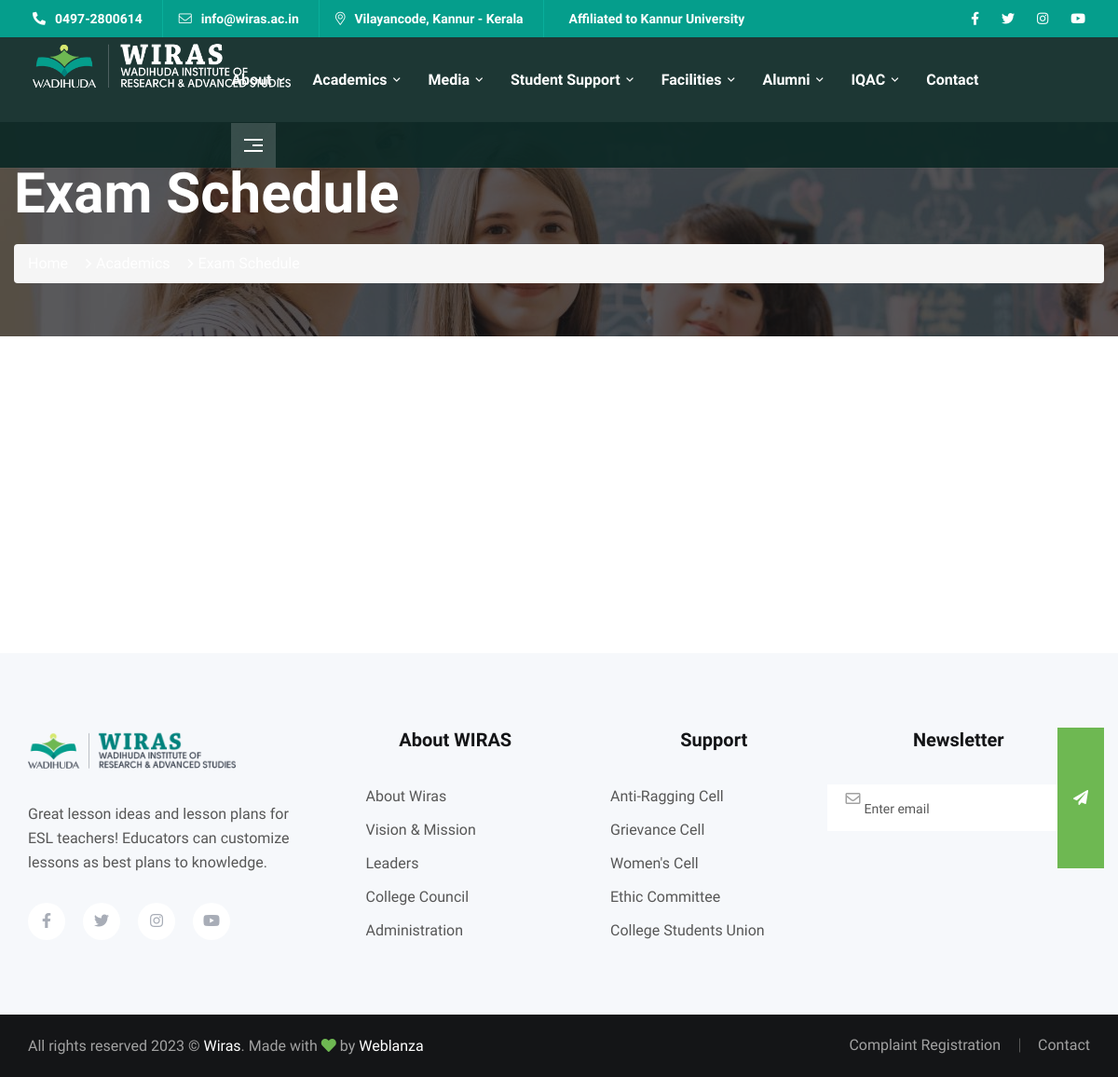
Before: /exam-schedule/ with the older database file.
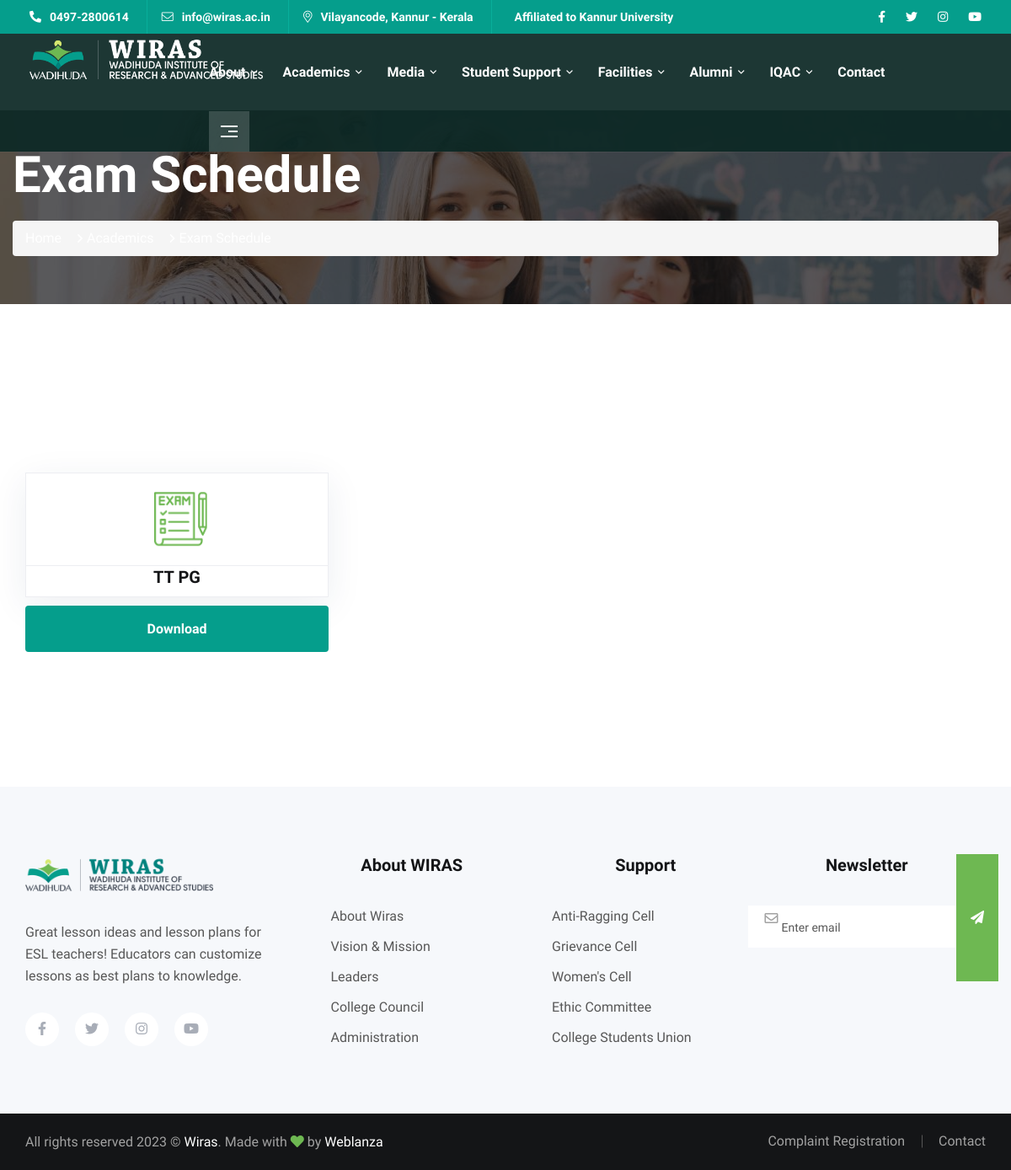
After: the same page with the newer database file.
### Core/models.py (models this page shows, shortened)
class Exam_Schedules(models.Model):
    Date = models.DateField(auto_now_add=True)
    Status = models.IntegerField(default=1)
    Title = models.CharField(max_length=100)
    Schedule = models.FileField(upload_to='exam_schedules')

### FrontPage/views.py (the view)
# urls.py: path('exam-schedule/',views.exam_schedule,name='exam-schedule'),
def exam_schedule(request):
    schedules = Exam_Schedules.objects.filter(Status=1)
    return render(request,'frontpage/exam-schedule.html',{'schedules':schedules})

### FrontPage/context_processors.py (called while the page is built)
def extras(request):
    departments = Department.objects.filter(Status=1)
    date = datetime.today()
    year = date.year
    return {'departments':departments,'year':year}

### templates/frontpage/exam-schedule.html (shortened to what this page needs)
{% extends 'frontpage/base.html' %}
{% load static %}
   {% block content %}
   {% include 'frontpage/header.html' %}
    <main>
        <div class="hero-arera course-item-height" data-background="{% static 'assets/img/slider/course-slider.jpg' %}">
         <div class="container">
            <div class="row">
               <div class="col-xl-12">
                  <div class="hero-course-1-text">
                     <h2>Exam Schedule</h2>
                  </div>
                  <div class="course-title-breadcrumb">
                     <nav>
                        <ol class="breadcrumb">
                           <li class="breadcrumb-item"><a href="{% url 'index' %}">Home</a></li>
                           <li class="breadcrumb-item"><span>Academics</span></li>
                           <li class="breadcrumb-item"><span>Exam Schedule</span></li>
                        </ol>
                     </nav>
                  </div>
               </div>
            </div>
         </div>
      </div>
      <div class="student-choose-area fix pt-110 pb-90">
         <div class="container">
         <div class="row">
           <section class="member-area pt-90 pb-50 gb_institutes">
               <div class="container">
                  <div class="row">
                     {% for schedule in schedules %}
                     <div class="col-xl-4 col-lg-4 col-md-6">
                        <div class="member-main-wrapper mb-10">
                           <div class="member-body text-center">
                              <img src="{% static 'assets/img/exam.png' %}" alt="member-img">
                           </div>
                           <h4>{{ schedule.Title }}</h4>
                        </div>
                        <div class="sing-buttom mb-20">
                            <button class="sing-btn"><a href="{{ schedule.Schedule.url }}" download>Download</a></button>
                        </div>
                     </div>
                     {% endfor %}
                  </div>
               </div>
            </section>
         </div>
         </div>
      </div>
    </main>
    {% include 'frontpage/footer.html' %}
    {% endblock content %}

Changed rows visible on the page:
added Exam_Schedules: Title "TT PG"
